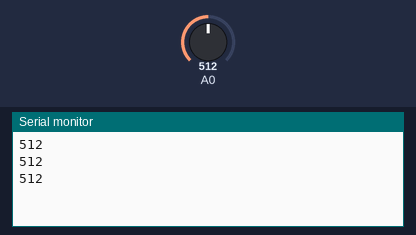
The sketch below on a simulated Arduino Uno, built with avr-gcc and run on an emulated ATmega328P. On the bench: the last lines printed to the serial monitor. Inputs (shaded band) come from the test bench; at power-on: A0 = 512.

Above: at 1.3 s.
1.4 s: A0 set to 716
At 1.9 s:
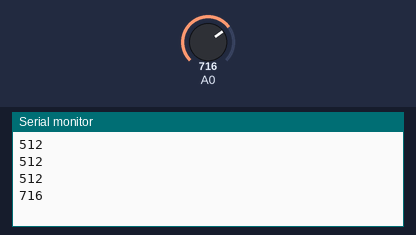
2.9 s: A0 set to 900
At 3.4 s:
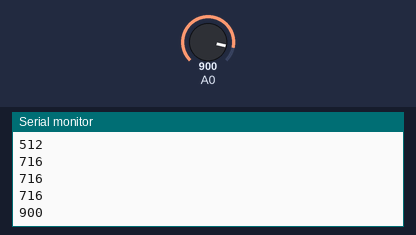
Timing chart, 0 to 5.9 s (numbered marks = the images above; inputs shaded):
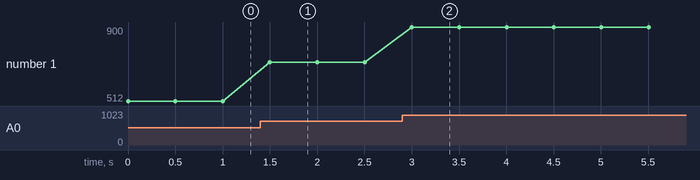

The sketch:

mqsensortodetectlpg.ino
```cpp
int mq=A0;
int x;


void setup() {
 pinMode(A0,INPUT);
 Serial.begin(9600);

}

void loop() {
 x=analogRead(A0);
 Serial.println(x);
 delay(500);


}
// 
```

Measured:
- after the input at 1.4 s, the serial monitor: prints a new line after 0.10 s (image 1)
- after the input at 2.9 s, the serial monitor: prints a new line after 0.10 s (image 2)
- plotted number 1: 512 → 716 after the input at 1.4 s, 716 → 900 after the input at 2.9 s
